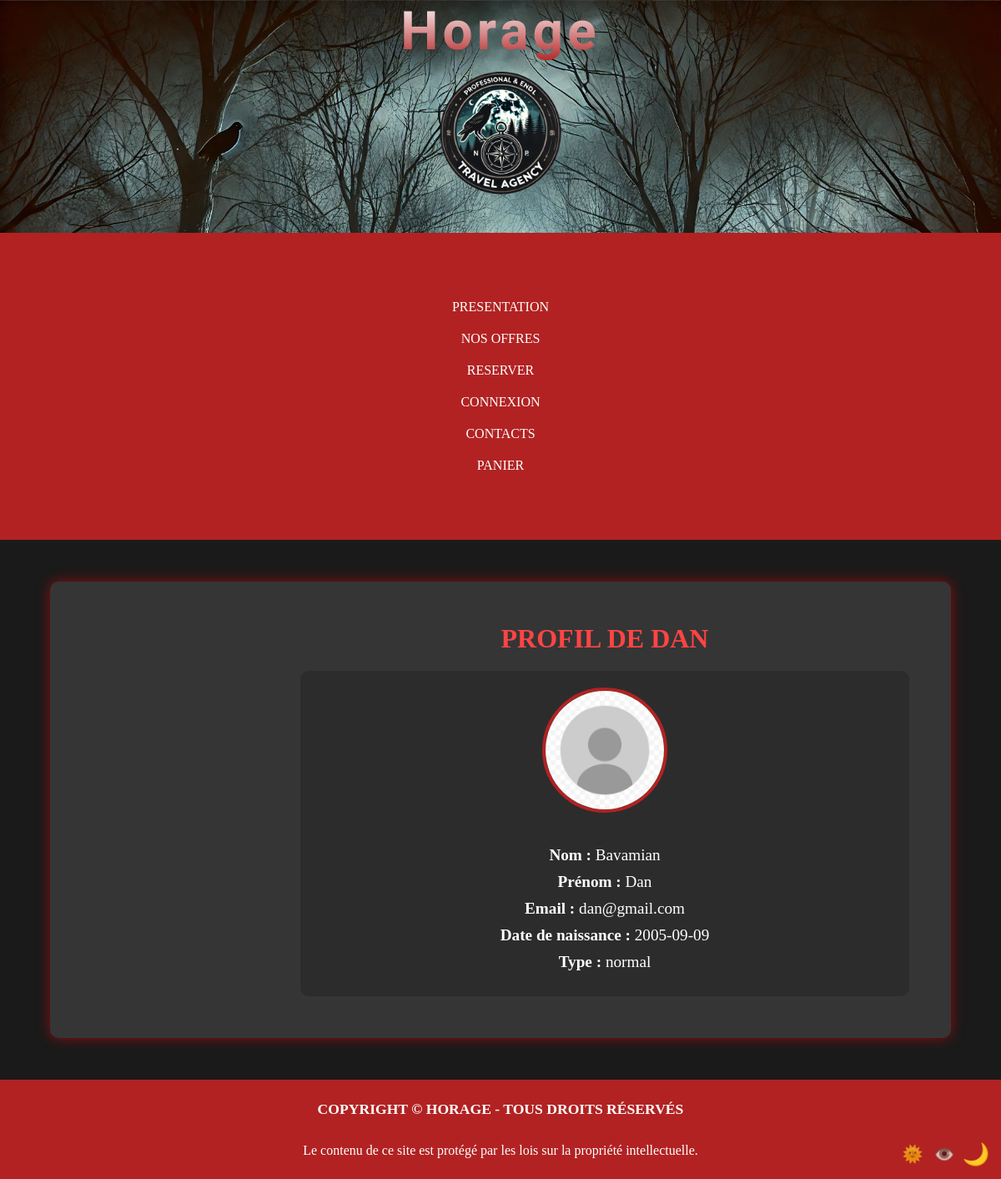
The page /profil_user_admin.php?email=dan@gmail.com on the database as committed earlier.
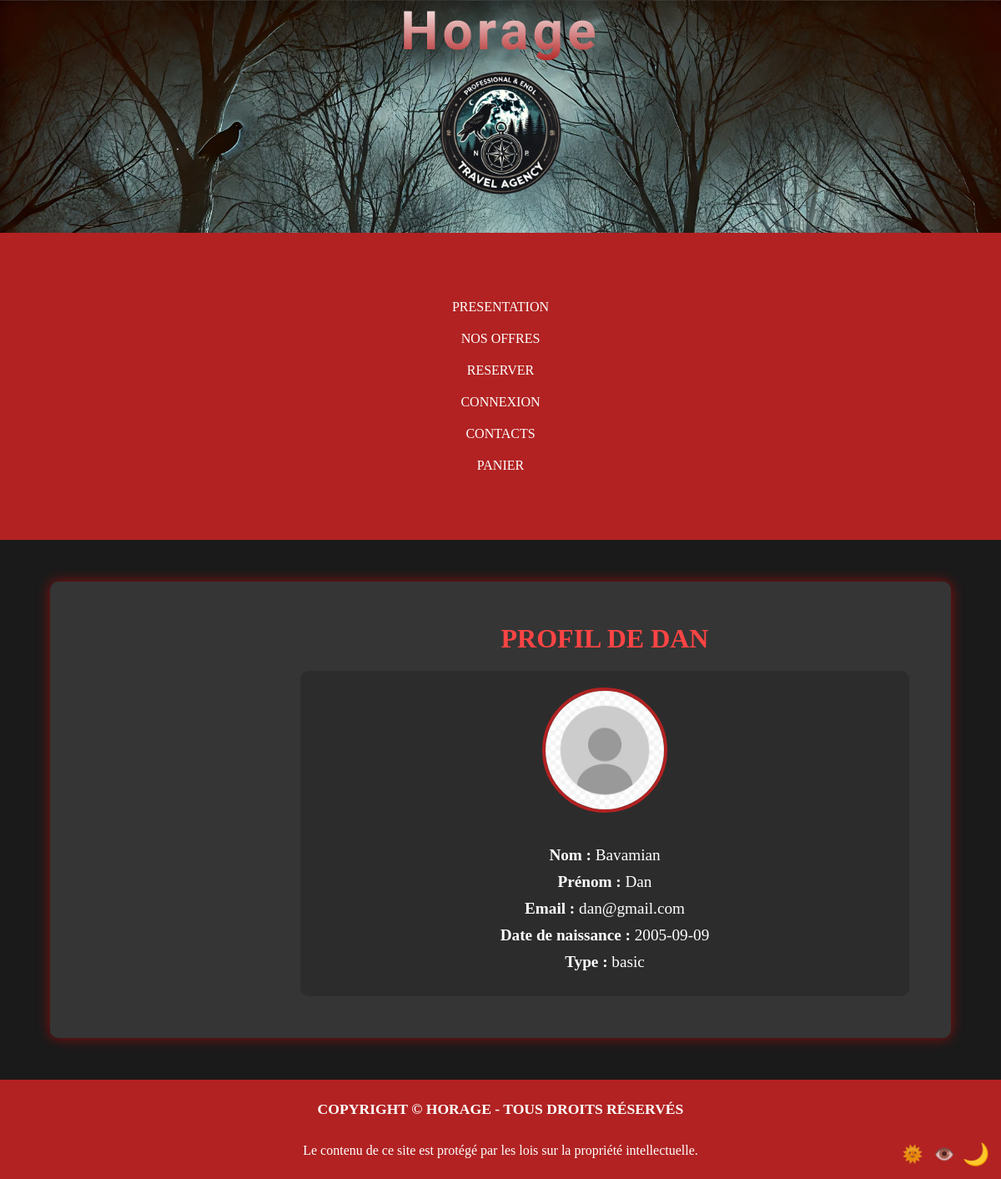
The same page on the database as committed later.
### tables this page shows
CREATE TABLE `utilisateur` (
  `NomUtilisateur` varchar(30) NOT NULL,
  `Email` varchar(255) NOT NULL,
  `MotDePasse` varchar(255) NOT NULL,
  `Nom` varchar(50) NOT NULL,
  `Prenom` varchar(50) NOT NULL,
  `Anniversaire` date DEFAULT NULL,
  `Types` varchar(10) NOT NULL,
  `Id` int(11) NOT NULL
);

### profil_user_admin.php (the view, shortened to what this page needs)
<?php
require_once 'session.php';
$pdo = DemarrageSQL();
$userEmail = $_GET['email'] ?? null;
try {
    if ($userEmail) {
        $stmt = $pdo->prepare("SELECT * FROM utilisateur WHERE Email = :email");
        $stmt->execute(['email' => $userEmail]);
        $displayUser = $stmt->fetch(PDO::FETCH_ASSOC);
    } else {
        header("Location: login.php");
        exit();
    }
} catch (PDOException $e) {
    die("Erreur de base de données : " . $e->getMessage());
}
?>
<!DOCTYPE html>
<html lang="fr">
<head>
    <link rel="stylesheet" href="CSS/profil.css">
</head>
<body>
    <?php AfficherHeader(); ?>
    <main class="profile-container">
        <section class="profile-content">
            <h2>Profil <?= $userEmail ? 'de '.htmlspecialchars($displayUser['Prenom']) : 'Mon Profil' ?></h2>
            <div class="profile-info">
                <img src="img_horage/profil.jpg" alt="Photo de profil" class="profile-pic">
                <div class="info">
                    <p><strong>Nom :</strong> <?= htmlspecialchars($displayUser['Nom']) ?></p>
                    <p><strong>Prénom :</strong> <?= htmlspecialchars($displayUser['Prenom']) ?></p>
                    <p><strong>Email :</strong> <?= htmlspecialchars($displayUser['Email']) ?></p>
                    <p><strong>Date de naissance :</strong> <?= htmlspecialchars($displayUser['Anniversaire']) ?></p>
                    <p><strong>Type :</strong> <?= htmlspecialchars($displayUser['Types']) ?></p>
                </div>
            </div>
        </section>
    </main>
    <footer>
        <h2>Copyright © Horage - Tous droits réservés</h2>
        <p>Le contenu de ce site est protégé par les lois sur la propriété intellectuelle.</p>
    </footer>
</body>
</html>

### session.php (shortened to what this page needs)
<?php
function AfficherHeader() {
    $pageProfil = 'login.php';
    $profilLabel = 'Connexion';
    echo <<<HTML
<header>
    <div class="header_1">
        <h1>Horage</h1>
        <a href="accueil.php"><img src="img_horage/logo-Photoroom.png" alt="logo de Horage" width="200px"></a>
    </div>
    <div class="nav">
        <ul>
            <li><a href="presentation.php" class="a1">Presentation</a></li>
            <li><a href="Reserve.php" class="a1">Nos offres</a></li>
            <li><a href="Recherche.php" class="a1">Reserver</a></li>
            <li><a href="$pageProfil" class="a1">$profilLabel</a></li>
            <li><a href="contact.php" class="a1">Contacts</a></li>
            <li><a href="panier.php" class="a1">Panier</a></li>
        </ul>
    </div>
</header>
HTML;
}
?>

### CSS/profil.css (style rules this page uses)
.profile-container { display: flex; width: 90%; max-width: 1200px; margin: 50px auto; background-color: var(--color-background-form); padding: 30px; border-radius: 10px; box-shadow: 0px 0px 15px rgba(255, 0, 0, 0.5); position: relative; }
.profile-content { width: calc(100% - 250px); margin-left: 250px; padding: 20px; }
.profile-content h2 { font-size: 2rem; margin-bottom: 20px; color: var(--color-nav-light); }
.profile-info { display: flex; align-items: center; gap: 30px; background-color: var(--color-background-profile); padding: 20px; border-radius: 10px; flex-direction: column; }
.profile-pic { width: 150px; height: 150px; border-radius: 50%; border: 4px solid var(--color-nav); }
.info p { font-size: 1.2rem; margin: 10px 0; }

### CSS/main.css (style rules this page uses)
* { margin: 0; padding: 0; box-sizing: border-box; }
html, body { width: 100%; height: 100%; text-align: center; background-color: var(--color-background); color: var(--color-white); }
header { background-image: url("../img_horage/fond-header.webp"); background-size: cover; }
h1 { font-family: 'Creepster', cursive; letter-spacing: 5px; font-size: 8rem; background: linear-gradient(to top, var(--color-nav), var(--color-white)); -webkit-background-clip: text; color: transparent; }
ul { text-transform: uppercase; list-style-type: none; display: flex; justify-content: center; gap: 120px; margin: 50px; }
.nav { background-color: var(--color-nav) !important; padding: 10px; }
a { text-decoration: none; color: var(--color-rod); font-size: 1.0rem; }
footer { background-color: var(--color-nav); padding: 25px; color: var(--color-rod); }
h2 { margin-bottom: 30px; text-transform: uppercase; font-size: 1.1rem; }
main { margin: 100px; }
@media screen and (max-width: 1300px) { h1 { font-size: 4rem; } }
@media screen and (max-width: 1300px) { .header_1 { flex-direction: column; text-align: center; } }
@media screen and (max-width: 1300px) { ul { flex-direction: column; align-items: center; gap: 20px; padding: 20px; } }
@media screen and (max-width: 1300px) { main { margin: 20px; } }
@media screen and (max-width: 1300px) { .profile-content { width: 100%; } }
@media screen and (max-width: 1300px) { .profile-info { flex-direction: column; align-items: center; } }

### CSS/root.css (style rules this page uses)
:root { --color-border : #444; --color-rod: #ffffff; --color-nav: #B22222; --color-search-button: #6b0710; --color-search-button-hover: rgb(44, 11, 11); --color-search-form-group: #771f1f; --color-background: #1A1A1A; --color-hover: #7a0a14; --color-travelbutton: #ffffff; --color-nav-light: #ff4444; --color-background-form: #353535; --color-background-profile: #2C2C2C; --color-border-dark: #8B0000; --color-redlight-root: #ff4444; --color-white: white; --color-orange: #ffa500; --color-blue: #007bff; --color-purple: #800080; --color-green:#33ff00; }

Rows that differ between the two databases and show on the page:
changed utilisateur "DAN": Types "normal" → "basic"
